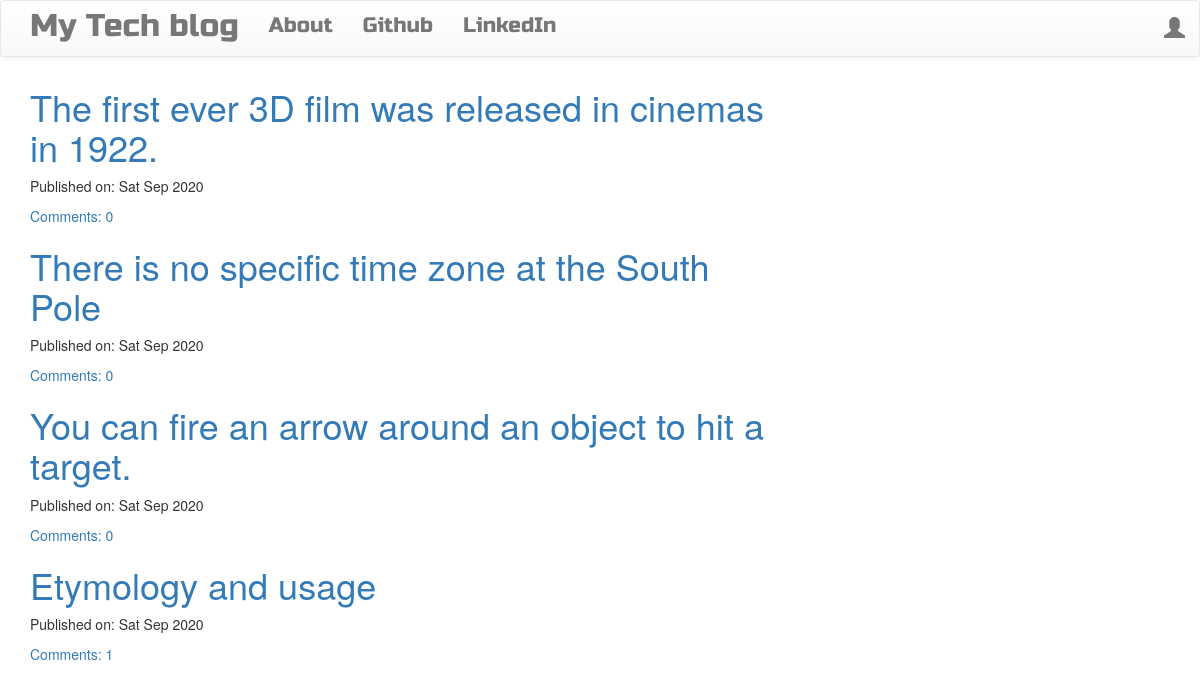
The page / on the database its author committed.
### EpicBlog/models.py (models this page shows, shortened)
class Post(models.Model):
    author = models.ForeignKey('auth.User',on_delete=models.CASCADE,)
    title = models.CharField(max_length=200)
    text = models.TextField()
    img = models.ImageField(upload_to='EpicBlog/images',default="")
    created_date = models.DateTimeField(default=timezone.now)
    published_date = models.DateTimeField(blank=True, null=True)
    def approve_comments(self):
        return self.comments.filter(approved_comment=True)

### EpicBlog/views.py (the view)
# urls.py: url(r'^$',views.PostListView.as_view(),name='post_list'),
class PostListView(ListView):
    model = Post
    def get_queryset(self):
        return Post.objects.filter(published_date__lte=timezone.now()).order_by('-published_date')

### EpicBlog/templates/EpicBlog/post_list.html
{% extends 'EpicBlog/base.html' %}
{% block content %}
<div class="centerstage">
    {% for post in post_list %}
        <div class="post">
            <h1><a href="{% url 'post_detail' pk=post.pk %}">{{ post.title }}</a></h1>
            <div class="date">
                <p>Published on: {{ post.published_date|date:"D M Y"}}</p>
            </div>
            <a href="{% url 'post_detail' pk=post.pk %}">Comments: {{ post.approve_comments.count }}</a>
        </div>
    {% endfor %}
</div>
{% endblock %}

### EpicBlog/templates/EpicBlog/base.html (shortened to what this page needs)
<!DOCTYPE html>
{% load static %}
<html>
    <head>
        <link rel="stylesheet" href="https://maxcdn.bootstrapcdn.com/bootstrap/3.3.7/css/bootstrap.min.css">
        <link rel="stylesheet" href="https://maxcdn.bootstrapcdn.com/bootstrap/3.3.7/css/bootstrap-theme.min.css">
        <link rel="stylesheet" href="//cdn.jsdelivr.net/medium-editor/latest/css/medium-editor.min.css" type="text/css" media="screen" charset="utf-8">
        <link rel="stylesheet" href="{% static 'css/blog.css' %}">
<body class='loader'>
  <nav class="navbar navbar-default techfont custom-navbar">
    <div class="container">
      <ul class="nav navbar-nav">
        <li><a class='navbar-brand bigbrand' href="{% url 'post_list' %}">My Tech blog</a></li>
        <li><a href="{% url 'about'%}">About</a></li>
        <li><a href="https://www.github.com">Github</a></li>
        <li><a href="https://www.linkedin.com">LinkedIn</a></li>
      </ul>
      <ul class="nav navbar-nav navbar-right">
        {% if user.is_authenticated %}
        <li>
          <a href="{% url 'post_new' %}" >New Post</a>
        </li>
        <li>
          <a href="{% url 'post_draft_list' %}">Drafts</a>
        </li>
        <li>
          <a href="{% url 'logout' %}" >Log out</a>
        </li>
        <li>
          <a >Welcome: {{ user.username }}</a>
        </li>
          {% else %}
          <li><a class='nav navbar-right' href="{% url 'login' %}" ><span class="glyphicon glyphicon-user"></span></a></li>
        {% endif %}
      </ul>
  </div>
</nav>
        <div class="content container">
            <div class="row">
                <div class="col-md-8">
                  <div class="blog_posts">
                    {% block content %}
                    {% endblock %}
                  </div>
                </div>
            </div>
        </div>
</body>
</html>

### EpicBlog/static/css/blog.css (style rules this page uses)
.techfont { font-family: 'Russo One',sans-serif; font-size: 1.5em; margin-bottom: 10px; }
.centerstage { margin-left: auto; margin-right: auto; }
.bigbrand { font-size: 1.5em; Color:green; }
.loader { filter:hue-rotate(0deg); color:linear-gradient(45deg,#0f8,#08f); animation:hue 10000ms infinite linear; }

### rows shown on the page
Post: title "The first ever 3D film was released in cinemas in 1922.", published_date "Sat Sep 2020", approve_comments.count "0"
Post: title "There is no specific time zone at the South Pole", published_date "Sat Sep 2020", approve_comments.count "0"
Post: title "You can fire an arrow around an object to hit a target.", published_date "Sat Sep 2020", approve_comments.count "0"
Post: title "Etymology and usage", published_date "Sat Sep 2020", approve_comments.count "1"
